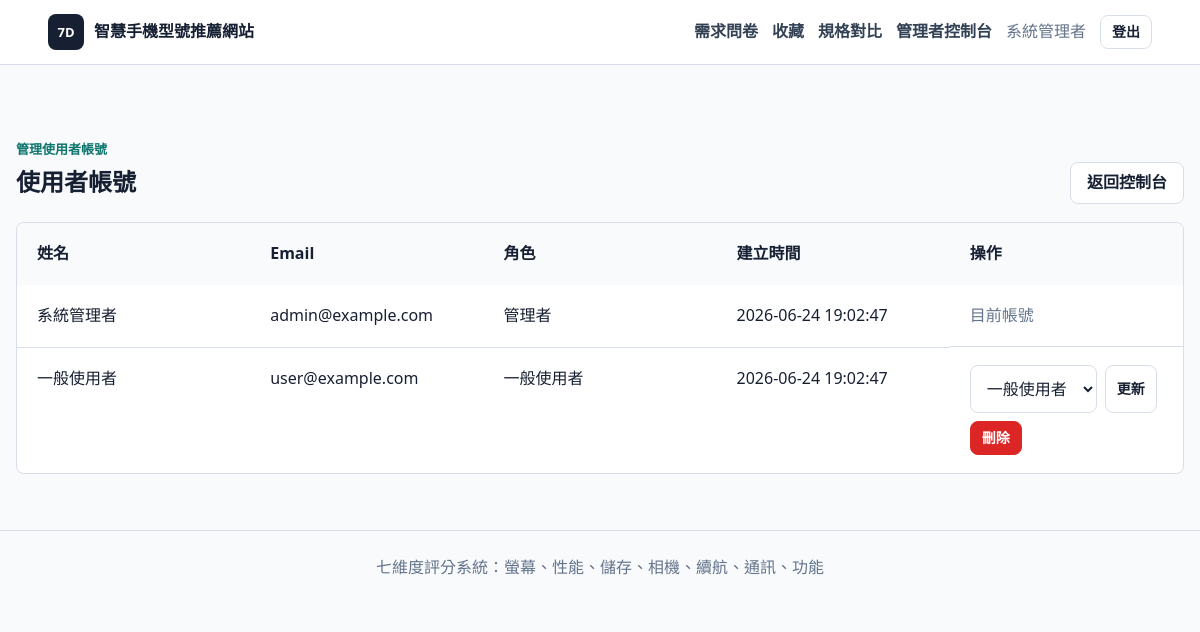
The page /smartphone-recommender/admin/users.php (signed in) on the database its author committed.
### tables this page shows
CREATE TABLE `users` (
  `id` int(11) NOT NULL,
  `name` text NOT NULL,
  `email` varchar(255) NOT NULL,
  `password_hash` text NOT NULL,
  `role` varchar(255) NOT NULL DEFAULT 'user',
  `created_at` datetime NOT NULL
);

### smartphone-recommender/includes/functions.php (called while the page is built, shortened)
<?php
require_once __DIR__ . '/auth.php';
function h(?string $value): string
{
    return htmlspecialchars((string)$value, ENT_QUOTES, 'UTF-8');
}
function app_base_url(): string
{
    $base = defined('APP_PUBLIC_BASE') ? (string)APP_PUBLIC_BASE : '';
    return '/' . trim($base, '/') . '/';
}
function url_for(string $path = ''): string
{
    $path = trim($path);
    $base = app_base_url();
    return $base . ltrim($path, '/');
}
function selected($value, $expected): string
{
    return (string)$value === (string)$expected ? 'selected' : '';
}

### smartphone-recommender/includes/db.php (called while the page is built, shortened)
<?php
function db(): PDO
{
    static $pdo = null;
    if ($pdo instanceof PDO) {
        return $pdo;
    }
    $dsn = 'mysql:host=' . DB_HOST . ';dbname=' . DB_NAME . ';charset=' . DB_CHARSET;
    $pdo = new PDO($dsn, DB_USER, DB_PASS, [
        PDO::ATTR_ERRMODE => PDO::ERRMODE_EXCEPTION,
        PDO::ATTR_DEFAULT_FETCH_MODE => PDO::FETCH_ASSOC,
        PDO::ATTR_EMULATE_PREPARES => false,
    ]);
    return $pdo;
}
function fetch_all(string $sql, array $params = []): array
{
    $stmt = db()->prepare($sql);
    $stmt->execute($params);
    return $stmt->fetchAll();
}
function fetch_one(string $sql, array $params = []): ?array
{
    $stmt = db()->prepare($sql);
    $stmt->execute($params);
    $row = $stmt->fetch();
    return $row ?: null;
}

### smartphone-recommender/includes/auth.php (called while the page is built, shortened)
<?php
require_once __DIR__ . '/db.php';
function current_user(): ?array
{
    return fetch_one('SELECT id, name, email, role, created_at FROM users WHERE id = ?', [$_SESSION['user_id']]);
}
function is_logged_in(): bool
{
    return current_user() !== null;
}
function require_login(): void
{
    if (!is_logged_in()) {
        redirect('login.php');
    }
}
function require_admin(): void
{
    require_login();
}

### smartphone-recommender/admin/users.php (the view, shortened to what this page needs)
<?php
require_once __DIR__ . '/../includes/functions.php';
require_admin();
$current = current_user();
$users = fetch_all('SELECT id, name, email, role, created_at FROM users ORDER BY created_at DESC');
require __DIR__ . '/../includes/header.php';
?>
<section class="section">
    <div class="section-head">
        <div>
            <p class="eyebrow">管理使用者帳號</p>
            <h1>使用者帳號</h1>
        </div>
        <a class="button ghost" href="<?= h(url_for('admin/index.php')) ?>">返回控制台</a>
    </div>
    <div class="table-wrap">
        <table class="spec-table">
            <thead>
                <tr>
                    <th>姓名</th>
                    <th>Email</th>
                    <th>角色</th>
                    <th>建立時間</th>
                    <th>操作</th>
                </tr>
            </thead>
            <tbody>
                <?php foreach ($users as $item): ?>
                    <tr>
                        <td><?= h($item['name']) ?></td>
                        <td><?= h($item['email']) ?></td>
                        <td><?= h($item['role'] === 'admin' ? '管理者' : '一般使用者') ?></td>
                        <td><?= h($item['created_at']) ?></td>
                        <td class="action-cell">
                            <?php if ((int)$item['id'] !== (int)$current['id']): ?>
                                <form method="post">
                                    <select name="role">
                                        <option value="user" <?= selected($item['role'], 'user') ?>>一般使用者</option>
                                    </select>
                                    <button class="button ghost sm" type="submit">更新</button>
                                </form>
                                <form method="post" onsubmit="return confirm('確定刪除此帳號？')">
                                    <button class="button danger sm" type="submit">刪除</button>
                                </form>
                            <?php else: ?>
                                <span class="muted">目前帳號</span>
                            <?php endif; ?>
                        </td>
                    </tr>
                <?php endforeach; ?>
            </tbody>
        </table>
    </div>
</section>
<?php require __DIR__ . '/../includes/footer.php'; ?>

### smartphone-recommender/includes/header.php (shortened to what this page needs)
<?php
$user = current_user();
?>
<!doctype html>
<html lang="zh-Hant">
<head>
    <link rel="stylesheet" href="<?= h(url_for('assets/css/style.css')) ?>">
</head>
<body>
<header class="topbar">
    <a class="brand" href="<?= h(url_for('index.php')) ?>">
        <span class="brand-mark">7D</span>
        <span><?= h(APP_NAME) ?></span>
    </a>
    <nav class="nav" data-nav>
        <a href="<?= h(url_for('questionnaire.php')) ?>">需求問卷</a>
        <a href="<?= h(url_for('favorites.php')) ?>">收藏</a>
        <a href="<?= h(url_for('compare.php')) ?>">規格對比</a>
        <?php if ($user && $user['role'] === 'admin'): ?>
            <a href="<?= h(url_for('admin/index.php')) ?>">管理者控制台</a>
        <?php endif; ?>
        <?php if ($user): ?>
            <span class="nav-user"><?= h($user['name']) ?></span>
            <a class="button ghost sm" href="<?= h(url_for('logout.php')) ?>">登出</a>
        <?php else: ?>
            <a class="button ghost sm" href="<?= h(url_for('login.php')) ?>">登入</a>
            <a class="button sm" href="<?= h(url_for('register.php')) ?>">註冊</a>
        <?php endif; ?>
    </nav>
</header>
<main class="page">

### smartphone-recommender/assets/css/style.css (style rules this page uses)
:root { color-scheme: light; --ink: #172033; --muted: #64748b; --line: #d8dee8; --soft: #f4f7fb; --paper: #ffffff; --teal: #0f766e; --teal-dark: #115e59; --blue: #2563eb; --red: #dc2626; --amber: #ca8a04; --shadow: 0 18px 40px rgba(15, 23, 42, 0.08); }
* { box-sizing: border-box; }
body { margin: 0; min-height: 100vh; background: #f8fafc; color: var(--ink); font-family: system-ui, -apple-system, BlinkMacSystemFont, "Segoe UI", "Noto Sans TC", sans-serif; line-height: 1.6; }
a { color: inherit; text-decoration: none; }
button, input, select, textarea { font: inherit; }
.topbar { position: sticky; top: 0; z-index: 20; display: flex; align-items: center; justify-content: space-between; gap: 20px; padding: 14px clamp(18px, 4vw, 48px); background: rgba(255, 255, 255, 0.94); border-bottom: 1px solid var(--line); backdrop-filter: blur(14px); }
.brand { display: inline-flex; align-items: center; gap: 10px; font-weight: 800; }
.brand-mark { display: grid; width: 36px; height: 36px; place-items: center; border-radius: 8px; background: var(--ink); color: #fff; font-size: 13px; }
.nav { display: flex; align-items: center; gap: 14px; color: #334155; }
.nav a { font-weight: 650; }
.nav-user { color: var(--muted); }
.page { width: min(1180px, calc(100% - 32px)); margin: 0 auto; padding: 32px 0 56px; }
.section { margin-top: 42px; }
.section-head { display: flex; align-items: end; justify-content: space-between; gap: 18px; margin-bottom: 18px; }
.section h1, .section h2, .form-card h1, .phone-detail h1 { margin: 0 0 8px; line-height: 1.18; }
.eyebrow { margin: 0 0 8px; color: var(--teal); font-size: 13px; font-weight: 800; }
.muted { color: var(--muted); }
.button { display: inline-flex; align-items: center; justify-content: center; min-height: 42px; padding: 0 16px; border: 1px solid var(--teal); border-radius: 8px; background: var(--teal); color: #fff; cursor: pointer; font-weight: 800; transition: transform 0.15s ease, background 0.15s ease, border-color 0.15s ease; }
.button.ghost { background: #fff; color: var(--ink); border-color: var(--line); }
.button.danger { border-color: var(--red); background: var(--red); }
.button.sm { min-height: 34px; padding-inline: 11px; font-size: 14px; }
input, select, textarea { width: 100%; border: 1px solid var(--line); border-radius: 8px; background: #fff; color: var(--ink); padding: 11px 12px; }
.table-wrap { overflow-x: auto; border: 1px solid var(--line); border-radius: 8px; background: #fff; }
.spec-table { width: 100%; min-width: max(900px, 100%); border-collapse: collapse; table-layout: fixed; }
.spec-table th, .spec-table td { padding: 18px 20px; border-bottom: 1px solid var(--line); text-align: left; vertical-align: top; word-break: keep-all; }
.spec-table th:first-child { white-space: nowrap; }
.spec-table th { background: #f8fafc; font-weight: 900; }
.spec-table tr:last-child th, .spec-table tr:last-child td { border-bottom: 0; }
.action-cell { display: flex; flex-wrap: wrap; gap: 8px; }
.action-cell form { display: flex; gap: 8px; margin: 0; }

### rows shown on the page
users: name "系統管理者", email "admin@example.com", role "管理者", created_at "2026-06-24 19:02:47", shows "目前帳號"
users: name "一般使用者", email "user@example.com", role "一般使用者", created_at "2026-06-24 19:02:47"

### other values the page prints
APP_NAME "智慧手機型號推薦網站"
